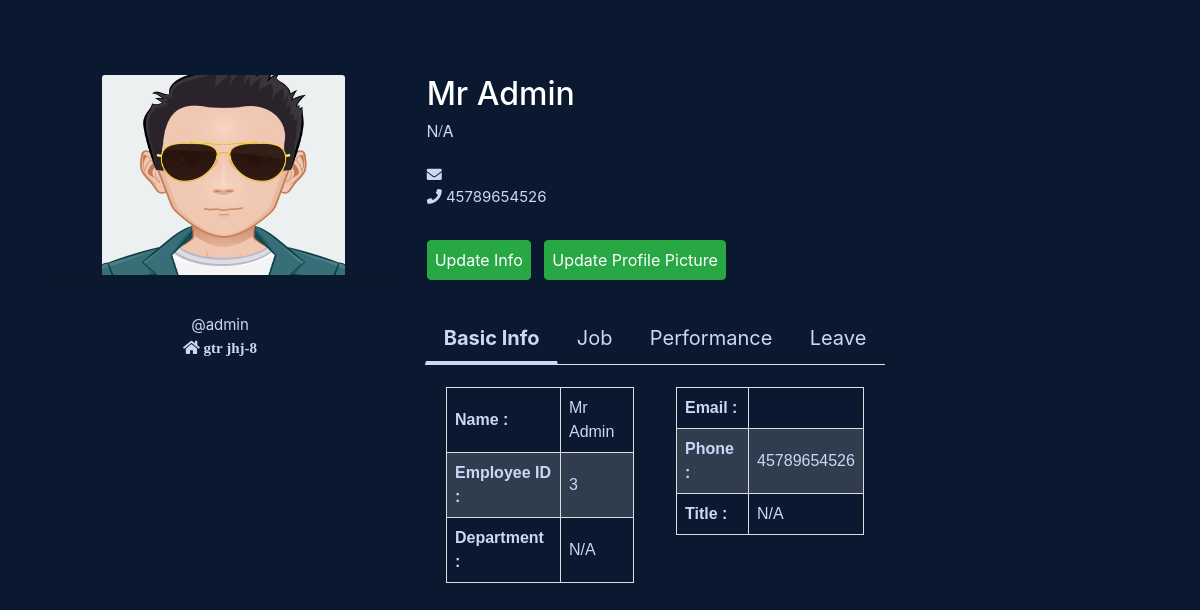
Screenshot of /profile (signed in) with the database file from the repository.
### core/models.py (models this page shows, shortened)
class EmployeePersonalInfo(models.Model):
	user = models.OneToOneField(User, on_delete=models.CASCADE)
	fullname = models.CharField(max_length=50)
	gender = models.CharField(max_length=25, choices=gender_choices)
	age = models.IntegerField()
	image = models.ImageField(default="default.png", upload_to='profile_pics')
	address = models.CharField(max_length=50)
	phone_number = models.CharField(max_length=15, validators=[RegexValidator(r'^\d{1,15}$')])

### core/views.py (the view)
# urls.py: path('profile', profile, name='profile'),
@login_required(login_url='/login')
def profile(request):
	EPIRecord = EmployeePersonalInfo.objects.filter(user= request.user)
	if not EPIRecord:
		messages.info(request, f'Please update your personal information.')
		return redirect('core:add-personal-info')
	personal_info = EmployeePersonalInfo.objects.get(user=request.user)
	try:
		job_info = EmployeeJobInfo.objects.get(user=request.user)
	except:
		job_info = {
			'department' : 'N/A',
			'job_title' : 'N/A',
			'rank' : 'N/A',
			'working_hours' : 'N/A',
			'roles' : 'N/A',
			'Pay_Grade' : 'N/A'
		}
	user_info = request.user
	context = {
		'personal_info' : personal_info,
		'job_info' : job_info,
		'user_info' : user_info
	}
	return render(request, 'core/profile.html', context)

### core/templates/core/profile.html (shortened to what this page needs)
{% extends 'core/base.html' %}
{% load static %}
{% block content %}
	<div class="container profile" >
      <div class="row" >
        <div class="col-md-4">
          <div class="mb-4 shadow-sm" >
            <img class="bd-placeholder-img card-img-top profile_image" src="{{ personal_info.image.url }}" preserveAspectRatio="xMidYMid slice" focusable="false" role="img" aria-label="Placeholder: Thumbnail"></img>
          </div>
        </div>
        <div class="col-md-8">
        	<h2> {{ personal_info.fullname }} </h2>
        	<h6 class=jobtitle> {{ job_info.job_title }}</h6>
        	<p> <i class="fas fa-envelope"></i> {{ user_info.email }} <br />
        	<i class="fas fa-phone"></i> {{ personal_info.phone_number }} </p>
            {% if is_logged_profile == False %}
                <a href="{% url 'core:update-personal-info' personal_info.pk %}">
                	<button disabled="" type="submit" class="btn btn-success">Update Info</button>
                </a>
                &nbsp;
                <a href="{% url 'core:update-profile-pic' personal_info.pk %}">
                    <button disabled="" type="submit" class="btn btn-success">Update Profile Picture</button>
                </a>
            {% else %}
                <a href="{% url 'core:update-personal-info' personal_info.pk %}">
                <button type="submit" class="btn btn-success">Update Info</button>
                </a>
                <a href="{% url 'core:update-profile-pic' personal_info.pk %}">
                    <button type="submit" class="btn btn-success">Update Profile Picture</button>
                </a>
            {% endif %}
        </div>
      </div>
    </div>
    <div class="container">
    	<div class="row">
    		<div class="col-md-4" style="text-align: center;">
    			<p>
    				@{{user_info.username }} <br>
    				<i class="fa fa-home"> {{ personal_info.address }}</i>
    			</p>
    		</div>
    		<div class="col-md-8">
    			<div class="infotab">
		    	{% include 'core/infotabs.html' %}
			</div>
    		</div>
    	</div>
    </div>
{% endblock %}

### core/templates/core/infotabs.html (shortened to what this page needs)
<section id="tabs">
	<div class="container">
		<div class="row">
			<div class="col-xs-12 ">
				<nav>
					<div class="nav nav-tabs nav-fill" id="nav-tab" role="tablist">
						<a class="nav-item nav-link active" id="nav-home-tab" data-toggle="tab" href="#basic-info" role="tab" aria-controls="nav-home" aria-selected="true">Basic Info</a>
						<a class="nav-item nav-link" id="nav-profile-tab" data-toggle="tab" href="#job-info" role="tab" aria-controls="nav-profile" aria-selected="false">Job</a>
						<a class="nav-item nav-link" id="nav-contact-tab" data-toggle="tab" href="#performance-info" role="tab" aria-controls="nav-contact" aria-selected="false">Performance</a>
						<a class="nav-item nav-link" id="nav-about-tab" data-toggle="tab" href="#leave-info" role="tab" aria-controls="nav-about" aria-selected="false">Leave</a>
					</div>
				</nav>
				<div class="tab-content py-3 px-3 px-sm-0" id="nav-tabContent">
					<div class="tab-pane fade show active" id="basic-info" role="tabpanel" aria-labelledby="nav-home-tab">
						<div class="container">
							<div class="row">
								<div class="col-md-6">
									<table >
										<tr>
											<td>
												<strong> Name : </strong>
											</td>
											<td>
												{{ personal_info.fullname }}
											</td>
										</tr>
										<tr>
											<td>
												<strong>Employee ID :</strong>
											</td>
											<td>
												{{ user_info.id }}
											</td>
										</tr>
										<tr>
											<td>
												<strong>Department :</strong>
											</td>
											<td>{{  job_info.department }}</td>
										</tr>
									</table>
								</div>
								<div class="col-md-6">
									<table >
										<tr>
											<td> <strong> Email : </strong> </td>
											<td>{{ user_info.email }}</td>
										</tr>
										<tr>
											<td><strong>Phone : </strong></td>
											<td>{{ personal_info.phone_number }}</td>
										</tr>
										<tr>
											<td><strong>Title : </strong></td>
											<td> {{  job_info.job_title }}</td>
										</tr>
									</table>
								</div>
							</div>
						</div>
					</div>
				</div>
			</div>
		</div>
	</div>
</section>

### core/static/core/style.css (style rules this page uses)
html, body { background-color: #0a192f; color: rgb(204, 214, 246); }
h1, h2, h3, h4, h5 { color: white; }
p { font-size: 15px; }
.btn { margin-top: 15px; padding: 7px; cursor: pointer; }
.profile { padding: 75px 20px; padding-bottom: 15px; }
.profile_image { width: 70%; height: 200px; cursor: pointer; margin-left: 15%; }
.jobtitle { font-family: fa5-proxima-nova,"Helvetica Neue",Helvetica,Arial,sans-serif; font-weight: lighter; padding-bottom: 15px; }
table { width: 350px; padding: 15px 100px; }
section { padding: 0px 0px; }
#tabs { width: 100%; }
#tabs .nav-tabs .nav-item.show .nav-link, .nav-tabs .nav-link.active { color: #f3f3f3; background-color: transparent; border-color: transparent transparent #f3f3f3; border-bottom: 4px solid !important; font-size: 20px; font-weight: bold; }
#tabs .nav-tabs .nav-link { border: 1px solid transparent; border-top-left-radius: .25rem; border-top-right-radius: .25rem; color: rgb(204, 214, 246); font-size: 20px; }

### assignment/static/assignment/style.css (style rules this page uses)
table { font-family: arial, sans-serif; border-collapse: collapse; width: 94%; margin-left: 3%; margin-top: 3% }
td, th { border: 1px solid #dddddd; text-align: left; padding: 8px; }
tr:nth-child(even) { background-color: #dddddd2e; }
a { color: black; text-decoration: none; }

### rows the page displays
EmployeePersonalInfo: image (placeholder picture), fullname "Mr Admin", phone_number "45789654526", address "gtr jhj-8"

### other values shown
{{ job_info.job_title }} "N/A"
{{ user_info.username }} "admin"
{{ user_info.id }} "3"
{{ job_info.department }} "N/A"
